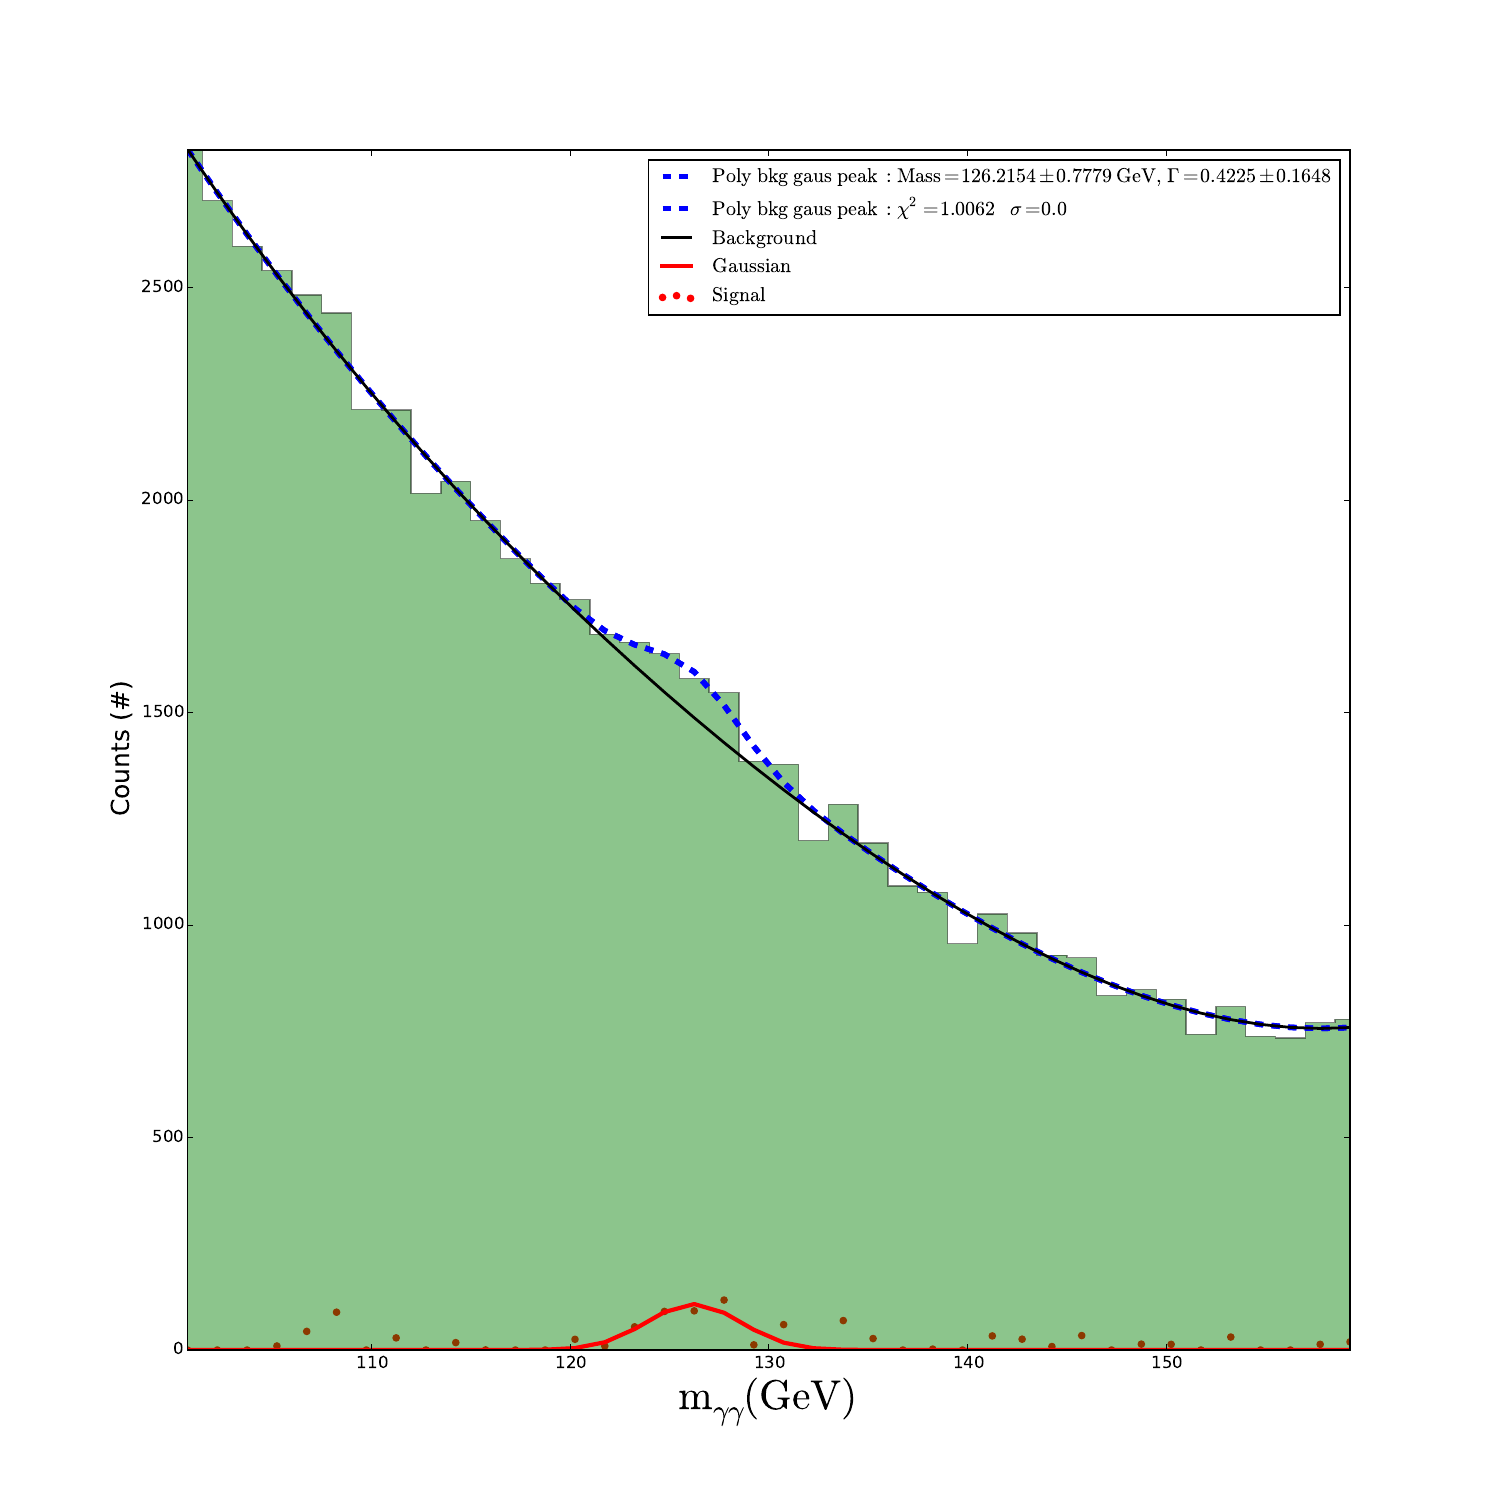

This chart was generated by the following Python code:
#!/usr/bin/env python
import numpy 
import numpy as np
import matplotlib.pyplot as plt
from scipy.integrate import quad
from StringIO import StringIO
from scipy.optimize import curve_fit

fig = plt.figure(num=None, figsize=(15, 15), dpi=200, facecolor='w', edgecolor='k')

photon_pair_mass = []
num_bins = 40
mass = 126.5
width = 1.66


def poly(x, c1, c2, c3, c4, c5):
    return c1*x*x*x*x + c2*x*x*x + c3*x*x + c4*x + c5

def gaussian(x, mu, sig, const):
    return const * np.exp(-(x - mu)**2 / 2*sig**2)

def gaus_poly(x, mu, sig, cont, c1, c2, c3, c4, c5):
    return poly(x, c1, c2, c3, c4, c5) + gaussian(x, mu, sig, cont)

def chi_2(ys,yknown):
    total = 0
    for i in xrange(len(yknown)):
        temp = (ys[i]-yknown[i])**2.0
        if yknown[i] == 0:
            total += 1#temp
        else :
            total += temp/yknown[i]
    return total/len(yknown)

lines = [line.rstrip('\n') for line in open('data2')]

for line in lines:
    a = np.array(np.loadtxt(StringIO(line)))
    photon_pair_mass.append(a)

photon_pair_mass = np.array(photon_pair_mass)
hist, bin_edges = numpy.histogram(photon_pair_mass,bins=num_bins)
xdata = 0.5*(bin_edges[1:]+bin_edges[:-1])
ydata = hist

x0 = np.array([mass,width,1E10,1,1,1,1,1])

n, bins, patches = plt.hist(photon_pair_mass, num_bins, histtype=u'stepfilled',facecolor='g' , alpha=0.45)

popt_1, pcov_1 = curve_fit(poly, xdata, ydata)
x0 = np.array([mass,width,1,popt_1[0],popt_1[1],popt_1[2],popt_1[3],popt_1[4]])
popt_1, pcov_1 = curve_fit(gaus_poly, xdata, ydata, p0=x0)
perr_1 = np.sqrt(np.diag(pcov_1))

plt.plot(xdata,gaus_poly(xdata,popt_1[0],popt_1[1],popt_1[2],popt_1[3],popt_1[4],popt_1[5],popt_1[6],popt_1[7]),'b--', lw=4,
    label=r'$\mathrm{Poly\ bkg\ gaus\ peak\ :\ Mass=%.4f \pm %.4f \ GeV,}\ \Gamma=%.4f \pm %.4f$' %(popt_1[0], perr_1[0], popt_1[1], perr_1[1]))

poly_params = np.array([popt_1[3],popt_1[4],popt_1[5],popt_1[6],popt_1[7]])
bkg_int = quad(poly, 0, 1000, args=(poly_params[0],poly_params[1],poly_params[2],poly_params[3],poly_params[4]))
sig_int = quad(gaus_poly, 0, 1000, args=(popt_1[0],popt_1[1],popt_1[2],popt_1[3],popt_1[4],popt_1[5],popt_1[6],popt_1[7]))

signal_line = lambda x : gaus_poly(x,popt_1[0],popt_1[1],popt_1[2],popt_1[3],popt_1[4],popt_1[5],popt_1[6],popt_1[7]) - poly(x, poly_params[0],poly_params[1],poly_params[2],poly_params[3],poly_params[4])

sigma = 100-abs(bkg_int[0]-sig_int[0])


c2 = chi_2(gaus_poly(xdata,popt_1[0],popt_1[1],popt_1[2],popt_1[3],popt_1[4],popt_1[5],popt_1[6],popt_1[7]),ydata)

plt.plot(xdata,gaus_poly(xdata,popt_1[0],popt_1[1],popt_1[2],popt_1[3],popt_1[4],popt_1[5],popt_1[6],popt_1[7]),'b--', lw=4,
    label=r'$\mathrm{Poly\ bkg\ gaus\ peak\ : \ \chi^{2} = %.4f \ \ \ \sigma = %.1f}$' %(c2,0))

signal = []
for i in xrange(num_bins):
    temp = ydata[i] - poly(xdata[i],poly_params[0],poly_params[1],poly_params[2],poly_params[3],poly_params[4])
    if temp <= 0:
        temp = 0
    signal.append(temp)

plt.scatter(xdata, signal,marker='o', color='r', label=r'$\mathrm{Signal}$')
plt.plot(xdata,poly(xdata,poly_params[0],poly_params[1],poly_params[2],poly_params[3],poly_params[4]),'k-', lw=2, label=r'$\mathrm{Background}$')
plt.plot(xdata,signal_line(xdata),'r-',lw=3, label=r'$\mathrm{Gaussian}$')

plt.legend()
plt.xlabel(r'$\mathrm{m_{\gamma \gamma} (GeV)}$', fontsize=30)
plt.ylabel(r'Counts (#)', fontsize=18)
plt.ylim((0,np.max(ydata)))
plt.xlim((np.min(xdata),np.max(xdata)))
#plt.show()
fig.savefig('Problem_1_4th.pdf')